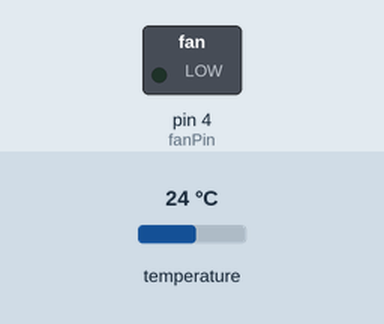
The sketch below on a simulated Arduino Uno, built with avr-gcc and run on an emulated ATmega328P. Parts: switched loads named in the sketch (green lamp = pin HIGH). The inputs (shaded band) are chosen by the test bench; at power-on: temperature 24 °C. What the sketch prints to the serial monitor is not drawn.

Above: at 2.3 s.
2.4 s: temperature set to 42.7 °C
5.3 s: temperature set to 43.8 °C
At 6.5 s:
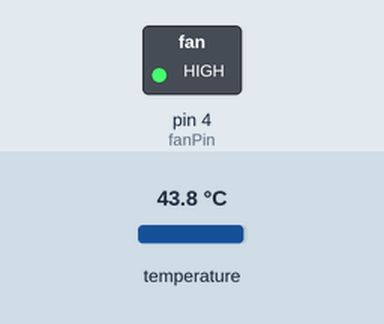
6.8 s: temperature set to 35.5 °C
8.3 s: temperature set to 34.4 °C
At 9.6 s:
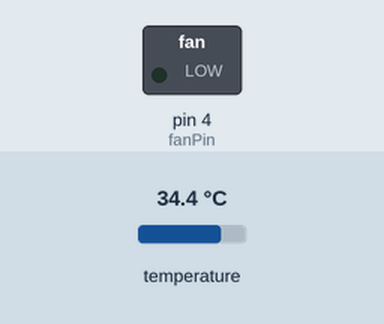
9.9 s: temperature set to 44 °C
At 10.8 s:
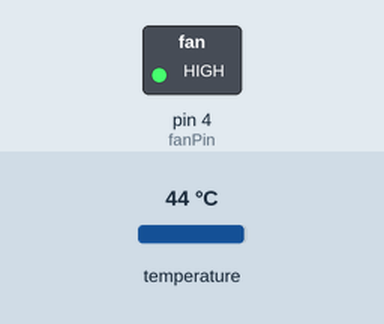
Timing chart, 0 to 12.4 s (numbered marks = the images above; inputs shaded):
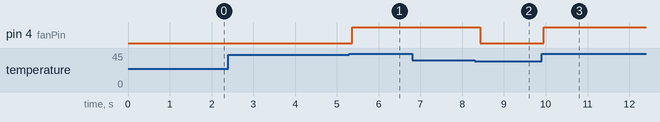

Measured:
- the behaviour switches between 43 and 43.1 °C on temperature (found by bisection; images 0 and 1)
- the behaviour switches between 35 and 34.9 °C on temperature (found by bisection; images 1 and 2)
- after the input at 2.4 s, every drawn part: stays the same
- after the input at 5.3 s, pin 4 (fanPin): LOW → HIGH after 0.07 s
- after the input at 6.8 s, every drawn part: stays the same
- after the input at 8.3 s, pin 4 (fanPin): HIGH → LOW after 0.13 s
- after the input at 9.9 s, pin 4 (fanPin): LOW → HIGH after 0.06 s

The sketch:

code.ino
```cpp
//part 1: ----------------------------------------
#include <OneWire.h>
#include <DallasTemperature.h>   // importing the libraries

//part 2:-----------------------------------------

#define ONE_WIRE_BUS 2

OneWire oneWire(ONE_WIRE_BUS);
DallasTemperature sensors(&oneWire);

const int fanPin = 4;
const int HeatPin = 6;

void setup(){                           //THIS IS SETUP FOR SEGMENTS!!
  pinMode(fanPin, OUTPUT);
  Serial.begin(9600);
  sensors.begin();

}

//part 3:---------------------------------------
void loop(){
  sensors.requestTemperatures();
  float tempC = sensors.getTempCByIndex(0);

  Serial.print("Temperature:");
  Serial.println("");
  Serial.print(tempC);
  Serial.print("value:");
  //delay(1000);

  if (tempC > 43.00){
    digitalWrite(HeatPin, LOW);
    digitalWrite(fanPin, HIGH);
    //delay(8000);
    //digitalWrite(fanPin, LOW);
    Serial.print("done");
    Serial.println("");
  }

  else if (tempC < 35.00)
  {
    digitalWrite(fanPin, LOW);
    digitalWrite(HeatPin, HIGH);
    Serial.print("low");
    Serial.println("");
  }
//delay(1000);


}

//https://github.com/saed-gpr
```
